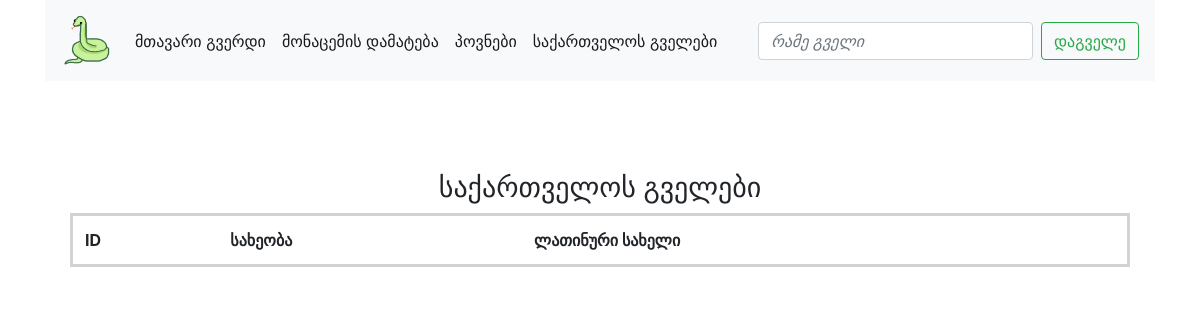
Before: /snakelist with the older database file.
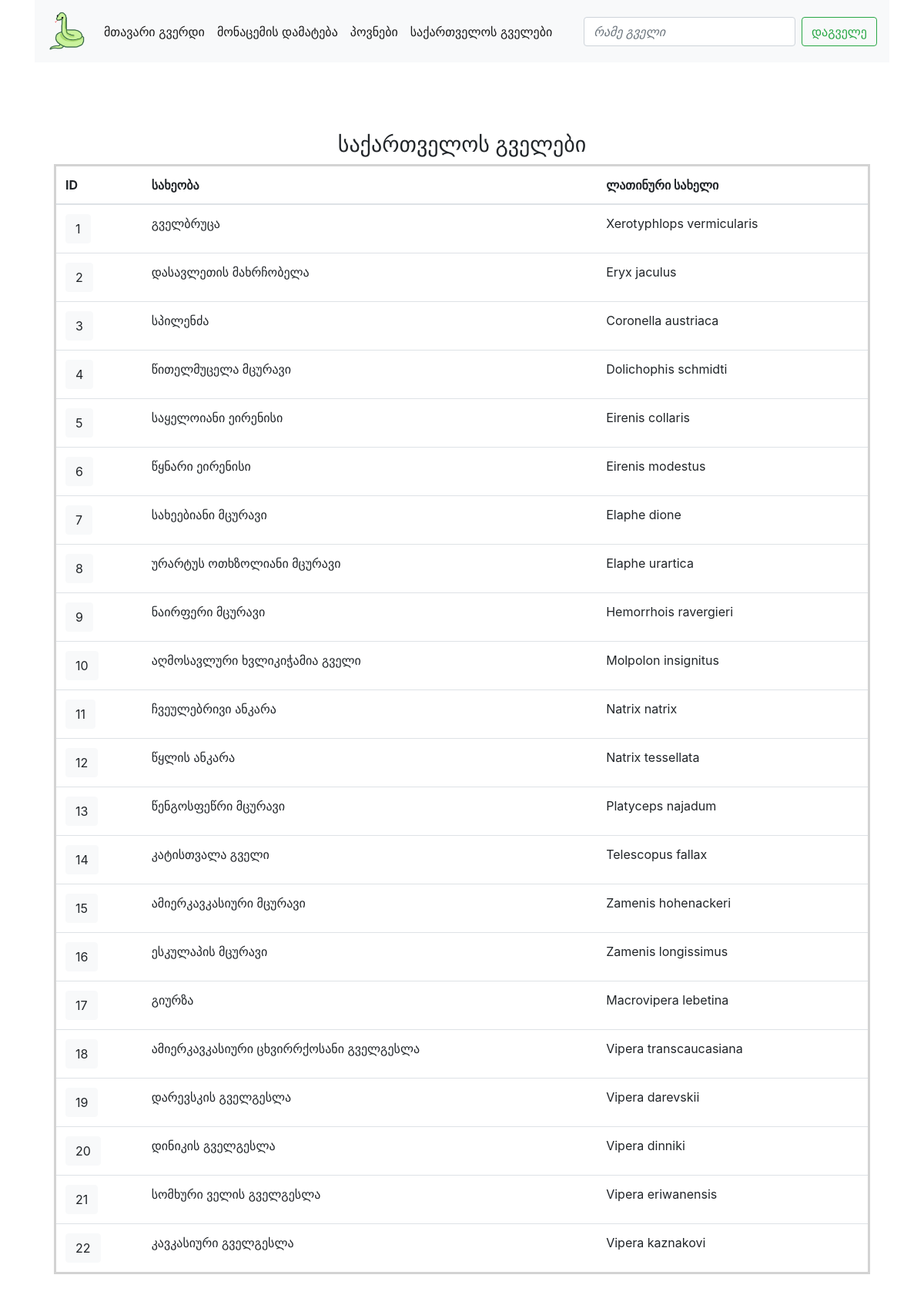
After: the same page with the newer database file.
### project/models.py (models this page shows, shortened)
class Snakes(db.Model):
    __tablename__ = "snakes"
    id = db.Column(db.Integer, primary_key=True)
    species = db.Column(db.String)
    geo_name = db.Column(db.String)
    find = db.relationship('Finds', backref="snakes")

### app.py (the view)
@app.route('/snakelist')
def snake_list():
    snakes = Snakes.query.all()
    return render_template('snake_list.html', snakes=snakes)

### project/templates/snake_list.html
{% extends "base.html" %}
{% block content %}
<div class="container" style="margin-top: 50px;padding: 40px;">
    <h3 align="center">საქართველოს გველები</h3>
    <table class="table" style="border: solid lightgray">
        <thead>
          <tr>
            <th scope="col">ID</th>
            <th scope="col">სახეობა</th>
            <th scope="col">ლათინური სახელი</th>
          </tr>
        </thead>
        <tbody>
            {% for snake in snakes %}
            <tr >
            <th scope="row"><a class="btn btn-light" href="{{ url_for('species_id', id=snake.id) }}" role="button">{{ snake.id }}</a></th>
            <td> {{ snake.geo_name }}</td>
            <td> {{ snake.species }}</td>
        </tr>
            {% endfor %}
        </tbody>
      </table>
</div>
{% endblock %}

### project/templates/base.html (shortened to what this page needs)
<!DOCTYPE html>
<html lang="en">
<head>
    <link rel="stylesheet" href="https://stackpath.bootstrapcdn.com/bootstrap/4.5.2/css/bootstrap.min.css">
</head>
<body>
<div class="container">
<nav class="navbar navbar-expand-lg navbar-light bg-light">
      <a class="navbar-brand" href="{{ url_for('home') }}">
    <img src="../static/logo.png" width="50" height="55" alt="">
        </a>
  <div class="collapse navbar-collapse" id="navbarSupportedContent">
    <ul class="navbar-nav mr-auto">
      <li class="nav-item active">
        <a class="nav-link" href="{{ url_for('home') }}">მთავარი გვერდი<span class="sr-only">(current)</span></a>
      </li>
        <li class="nav-item active">
        <a class="nav-link" href="{{ url_for('add_find') }}">მონაცემის დამატება<span class="sr-only">(current)</span></a>
      </li>
        <li class="nav-item active">
        <a class="nav-link" href="{{ url_for('finds_list') }}">პოვნები<span class="sr-only">(current)</span></a>
      </li>
      <li class="nav-item active">
        <a class="nav-link" href="{{ url_for('snake_list') }}">საქართველოს გველები<span class="sr-only">(current)</span></a>
      </li>
    </ul>
    <form class="form-inline my-2 my-lg-0">
      <input class="form-control mr-sm-2" type="search" placeholder="რამე გველი" aria-label="Search" style="font-style:italic" >
      <button class="btn btn-outline-success my-2 my-sm-0" type="submit">დაგველე</button>
    </form>
  </div>
</nav>
    </div>
    {% block content %}
    {% endblock %}
</body>
</html>

Changed rows visible on the page:
added Snakes: id "1", geo_name "გველბრუცა", species "Xerotyphlops vermicularis"
added Snakes: id "2", geo_name "დასავლეთის მახრჩობელა", species "Eryx jaculus"
added Snakes: id "3", geo_name "სპილენძა", species "Coronella austriaca"
added Snakes: id "4", geo_name "წითელმუცელა მცურავი", species "Dolichophis schmidti"
added Snakes: id "5", geo_name "საყელოიანი ეირენისი", species "Eirenis collaris"
added Snakes: id "6", geo_name "წყნარი ეირენისი", species "Eirenis modestus"
added Snakes: id "7", geo_name "სახეებიანი მცურავი", species "Elaphe dione"
added Snakes: id "8", geo_name "ურარტუს ოთხზოლიანი მცურავი", species "Elaphe urartica"
added Snakes: id "9", geo_name "ნაირფერი მცურავი", species "Hemorrhois ravergieri"
added Snakes: id "10", geo_name "აღმოსავლური ხვლიკიჭამია გველი", species "Molpolon insignitus"
added Snakes: id "11", geo_name "ჩვეულებრივი ანკარა", species "Natrix natrix"
added Snakes: id "12", geo_name "წყლის ანკარა", species "Natrix tessellata"
added Snakes: id "13", geo_name "წენგოსფეწრი მცურავი", species "Platyceps najadum"
added Snakes: id "14", geo_name "კატისთვალა გველი", species "Telescopus fallax"
added Snakes: id "15", geo_name "ამიერკავკასიური მცურავი", species "Zamenis hohenackeri"
added Snakes: id "16", geo_name "ესკულაპის მცურავი", species "Zamenis longissimus"
added Snakes: id "17", geo_name "გიურზა", species "Macrovipera lebetina"
added Snakes: id "18", geo_name "ამიერკავკასიური ცხვირრქოსანი გველგესლა", species "Vipera transcaucasiana"
added Snakes: id "19", geo_name "დარევსკის გველგესლა", species "Vipera darevskii"
added Snakes: id "20", geo_name "დინიკის გველგესლა", species "Vipera dinniki"
added Snakes: id "21", geo_name "სომხური ველის გველგესლა", species "Vipera eriwanensis"
added Snakes: id "22", geo_name "კავკასიური გველგესლა", species "Vipera kaznakovi"
